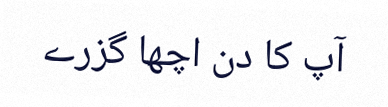
#> input picture examples/example_3_sentence.png, 388 x 107 px, given as the content of the folder data/raw, which was not available
$ python preprocessing.py
#> lines starting #> are read from the running program, lines starting #| are printed output that depends on the picture; after the words box and inside, x2 and y2 are one past the last pixel; in counts of white or black regions, pixels touching at a corner belong together; pictures that were not available may be replaced by others from this repository, and a replacement may not be noted
"""
Image preprocessing for the Urdu OCR pipeline.

This intentionally does **not** follow the Week 2 handout's pipeline
(grayscale -> squash-resize to 512x128 -> hard global threshold) because
each of those three steps actively hurts a TrOCR-style model:

  * **Squash-resize to a fixed (w, h)** distorts every glyph's aspect
    ratio differently depending on the source line's length — a short
    word gets stretched wide, a long line gets squeezed thin. Urdu's
    Nastaliq/Naskh joins and dots are exactly the kind of fine detail
    that distortion destroys.
  * **Hard global binary threshold** (`cv2.threshold(..., 127, 255,
    THRESH_BINARY)`) throws away anti-aliasing and, on anything but a
    perfectly clean white-background scan (a yellowed newspaper, a photo
    with uneven lighting, a dark signboard), reliably wipes out thin
    strokes or floods the image to solid black/white. It also produces
    images that look nothing like the natural photos TrOCR's vision
    encoder was pretrained on, which throws away most of that
    pretraining's value.
  * **Grayscale-only** discards colour contrast that can matter (e.g.
    dark blue ink vs. dark background).

Instead this module:
  1. corrects EXIF rotation and converts to RGB,
  2. (optionally) deskews the text line,
  3. applies **local, adaptive** contrast enhancement (CLAHE) instead of a
     global threshold — this improves legibility without flattening the
     image to pure black/white,
  4. denoises gently with an edge-preserving filter,
  5. **letterboxes to a square** (pads with the image's own background
     colour) instead of squash-resizing. TrOCRProcessor's own feature
     extractor resizes to a fixed square (e.g. 384x384) internally — if
     you hand it a very wide, short line crop, *that* resize does the
     squashing. Letterboxing first means the aspect-ratio distortion
     TrOCRProcessor introduces is at most the padding, not the glyphs.

See docs/ACCURACY_NOTES.md for the reasoning and references.
"""

from __future__ import annotations

from dataclasses import dataclass
from pathlib import Path

import cv2
import numpy as np
from PIL import Image, ImageOps


@dataclass
class PreprocessConfig:
    deskew: bool = True
    max_deskew_angle: float = 15.0       # ignore skew estimates beyond this (likely noise)
    enhance_contrast: bool = True
    clahe_clip_limit: float = 2.0
    denoise: bool = True
    denoise_strength: int = 7            # cv2.fastNlMeansDenoisingColored `h`
    letterbox: bool = True
    target_size: int = 384               # matches TrOCR's default square input
    border_pad_frac: float = 0.04        # extra breathing room around text


def _pil_to_cv(img: Image.Image) -> np.ndarray:
    return cv2.cvtColor(np.array(img.convert("RGB")), cv2.COLOR_RGB2BGR)


def _cv_to_pil(arr: np.ndarray) -> Image.Image:
    return Image.fromarray(cv2.cvtColor(arr, cv2.COLOR_BGR2RGB))


def estimate_skew_angle(gray: np.ndarray, max_angle: float) -> float:
    """Estimate the dominant text-line skew via the minimum-area rectangle
    of dark (ink) pixels. Returns 0.0 if no confident estimate is found.
    """
    # Otsu threshold *only* for skew estimation (not for the output image).
    _, mask = cv2.threshold(gray, 0, 255, cv2.THRESH_BINARY_INV + cv2.THRESH_OTSU)
    coords = cv2.findNonZero(mask)
    if coords is None or len(coords) < 20:
        return 0.0
    angle = cv2.minAreaRect(coords)[-1]
    # cv2.minAreaRect angle convention varies; normalise to [-45, 45].
    if angle < -45:
        angle = 90 + angle
    if abs(angle) > max_angle:
        return 0.0
    return float(angle)


def deskew(img_bgr: np.ndarray, max_angle: float) -> np.ndarray:
    gray = cv2.cvtColor(img_bgr, cv2.COLOR_BGR2GRAY)
    angle = estimate_skew_angle(gray, max_angle)
    if abs(angle) < 0.2:
        return img_bgr
    h, w = img_bgr.shape[:2]
    center = (w // 2, h // 2)
    matrix = cv2.getRotationMatrix2D(center, angle, 1.0)
    border_color = _estimate_background_color(img_bgr)
    return cv2.warpAffine(
        img_bgr, matrix, (w, h),
        flags=cv2.INTER_CUBIC,
        borderMode=cv2.BORDER_CONSTANT,
        borderValue=border_color,
    )


def _estimate_background_color(img_bgr: np.ndarray) -> tuple[int, int, int]:
    """Sample the image border to guess the page/background colour, used
    to fill padding so letterboxing/rotation don't introduce a jarring
    black or white frame that isn't representative of the source image.
    """
    h, w = img_bgr.shape[:2]
    border_px = np.concatenate([
        img_bgr[0, :, :], img_bgr[-1, :, :],
        img_bgr[:, 0, :], img_bgr[:, -1, :],
    ])
    median = np.median(border_px, axis=0)
    return tuple(int(c) for c in median)


def enhance_contrast(img_bgr: np.ndarray, clip_limit: float) -> np.ndarray:
    """CLAHE (local adaptive histogram equalisation) on the luminance
    channel only, so colour is preserved and contrast improves evenly
    across uneven lighting/shadows — unlike a single global threshold.
    """
    lab = cv2.cvtColor(img_bgr, cv2.COLOR_BGR2LAB)
    l, a, b = cv2.split(lab)
    clahe = cv2.createCLAHE(clipLimit=clip_limit, tileGridSize=(8, 8))
    l = clahe.apply(l)
    lab = cv2.merge((l, a, b))
    return cv2.cvtColor(lab, cv2.COLOR_LAB2BGR)


def denoise(img_bgr: np.ndarray, strength: int) -> np.ndarray:
    return cv2.fastNlMeansDenoisingColored(img_bgr, None, strength, strength, 7, 21)


def letterbox_to_square(img_bgr: np.ndarray, size: int, pad_frac: float) -> np.ndarray:
    h, w = img_bgr.shape[:2]
    bg = _estimate_background_color(img_bgr)

    # Shrink the usable area slightly so we always have a small margin.
    usable = int(size * (1 - 2 * pad_frac))
    scale = usable / max(h, w)
    new_w, new_h = max(1, int(w * scale)), max(1, int(h * scale))
    resized = cv2.resize(img_bgr, (new_w, new_h), interpolation=cv2.INTER_AREA)

    canvas = np.full((size, size, 3), bg, dtype=np.uint8)
    y0 = (size - new_h) // 2
    x0 = (size - new_w) // 2
    canvas[y0:y0 + new_h, x0:x0 + new_w] = resized
    return canvas


def preprocess_image(
    image: Image.Image | str | Path,
    config: PreprocessConfig | None = None,
) -> Image.Image:
    """Run the full preprocessing pipeline and return a PIL RGB image.

    Accepts either a PIL Image or a path. Does not write anything to
    disk — see `preprocess_file` / `preprocess_folder` for that.
    """
    config = config or PreprocessConfig()

    if isinstance(image, (str, Path)):
        pil_img = Image.open(image)
    else:
        pil_img = image
    pil_img = ImageOps.exif_transpose(pil_img)  # respect camera-photo rotation
    img_bgr = _pil_to_cv(pil_img)

    if config.deskew:
        img_bgr = deskew(img_bgr, config.max_deskew_angle)
    if config.enhance_contrast:
        img_bgr = enhance_contrast(img_bgr, config.clahe_clip_limit)
    if config.denoise:
        img_bgr = denoise(img_bgr, config.denoise_strength)
    if config.letterbox:
        img_bgr = letterbox_to_square(img_bgr, config.target_size, config.border_pad_frac)

    return _cv_to_pil(img_bgr)


def preprocess_file(src_path: Path | str, dst_path: Path | str,
                     config: PreprocessConfig | None = None) -> None:
    dst_path = Path(dst_path)
    dst_path.parent.mkdir(parents=True, exist_ok=True)
    out = preprocess_image(src_path, config)
    out.save(dst_path)


def preprocess_folder(
    src_dir: Path | str,
    dst_dir: Path | str,
    config: PreprocessConfig | None = None,
    extensions: tuple[str, ...] = (".jpg", ".jpeg", ".png", ".bmp", ".webp"),
) -> int:
    """Preprocess every image under `src_dir` (recursively) into `dst_dir`,
    flattening into a single folder (matching the Week 2 handout layout:
    data/raw/**/*.jpg -> data/processed/<filename>). Returns count processed.
    """
    src_dir, dst_dir = Path(src_dir), Path(dst_dir)
    dst_dir.mkdir(parents=True, exist_ok=True)
    count = 0
    for path in sorted(src_dir.rglob("*")):
        if path.suffix.lower() not in extensions:
            continue
        try:
            preprocess_file(path, dst_dir / path.name, config)
#> in preprocess_image, pil_img is the input picture: PIL image 388x107 RGB; mean R, G, B 242.2, 242.4, 244
#> in deskew, `gray = cv2.cvtColor(img_bgr, cv2.COLOR_BGR2GRAY)`:
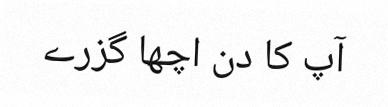
#> gray: shape (107, 388); min 1, max 255, mean 242.5
#> in estimate_skew_angle, `_, mask = cv2.threshold(gray, 0, 255, cv2.THRESH_BINARY_INV + cv2.THRE..`:
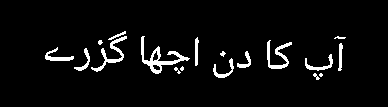
#> mask: shape (107, 388); 4.6% white; 18 white regions (3 under 20 px), largest, box (x1, y1, x2, y2) and area: (141, 36, 190, 74) 439, (91, 36, 127, 72) 269, (267, 40, 292, 69) 254
#> in estimate_skew_angle, `coords = cv2.findNonZero(mask)`: coords = contour of 1913 points, box (x1, y1, x2, y2) (45, 31, 346, 80), area 793
#> in estimate_skew_angle, `angle = cv2.minAreaRect(coords)[-1]`: angle = -88.66
#> in estimate_skew_angle, `angle = 90 + angle`: angle = 1.34
#> in deskew, `matrix = cv2.getRotationMatrix2D(center, angle, 1.0)`: matrix = [[1, 0.0235, -1.19], [-0.0235, 1, 4.57]]
#> in _estimate_background_color, `border_px = np.concatenate([ img_bgr[0, :, :], img_bgr[-1, :, :], img_..`: border_px = 990 rows, first 8: [255, 255, 255], [255, 255, 255], [250, 250, 250], [253, 253, 253], [253, 253, 253], [255, 255, 255], [252, 252, 252], [251, 251, 251]
#> in _estimate_background_color, `median = np.median(border_px, axis=0)`: median = [254, 254, 254]
#> in deskew, `border_color = _estimate_background_color(img_bgr)`: border_color = (254, 254, 254)
#> in enhance_contrast, `lab = cv2.cvtColor(img_bgr, cv2.COLOR_BGR2LAB)`: lab: shape (107, 388, 3); mean of channels 0, 1, 2 243, 128.4, 127
#> in enhance_contrast, `l, a, b = cv2.split(lab)`:
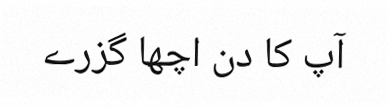
#> l: shape (107, 388); min 0, max 255, mean 243
#> in enhance_contrast, `l, a, b = cv2.split(lab)`:
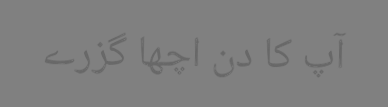
#> b: shape (107, 388); min 101, max 129, mean 127
#> in enhance_contrast, `lab = cv2.merge((l, a, b))`: lab: shape (107, 388, 3); mean of channels 0, 1, 2 240.5, 128.4, 127
#> in enhance_contrast, `return cv2.cvtColor(lab, cv2.COLOR_LAB2BGR)`:
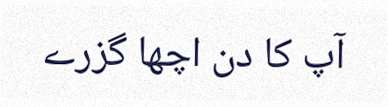
#> returned value: shape (107, 388, 3); mean B, G, R 241.1, 239.5, 239.4
#> in _estimate_background_color (call 2), `border_px = np.concatenate([ img_bgr[0, :, :], img_bgr[-1, :, :], img_..`: border_px = 990 rows, first 8: [252, 252, 252], [252, 252, 252], [252, 252, 252], [252, 252, 252], [252, 252, 252], [252, 252, 252], [252, 252, 252], [252, 252, 252]
#> in letterbox_to_square, `bg = _estimate_background_color(img_bgr)`: bg = (249, 249, 249)
#> in letterbox_to_square, `resized = cv2.resize(img_bgr, (new_w, new_h), interpolation=cv2.INTER_..`:
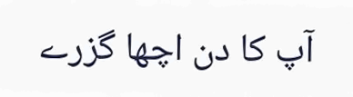
#> resized: shape (97, 353, 3); mean B, G, R 240.3, 239.2, 239.1
#> in letterbox_to_square, `canvas = np.full((size, size, 3), bg, dtype=np.uint8)`: canvas: shape (384, 384, 3); every value is 249
#> in letterbox_to_square, `canvas[y0:y0 + new_h, x0:x0 + new_w] = resized`:
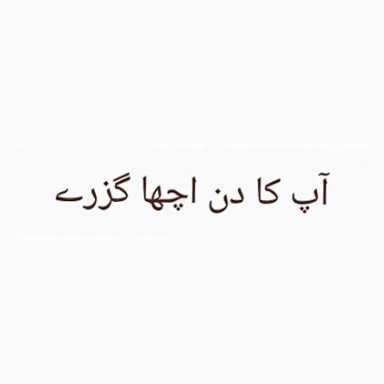
#> canvas: shape (384, 384, 3); mean of channels 0, 1, 2 247, 246.7, 246.7; drawn as R, G, B
            count += 1
        except Exception as e:  # noqa: BLE001 - report and keep going
            print(f"  [skip] {path}: {e}")
    return count


if __name__ == "__main__":
    import argparse

    parser = argparse.ArgumentParser(description="Preprocess Urdu OCR images.")
    parser.add_argument("--src-dir", default="data/raw")
    parser.add_argument("--dst-dir", default="data/processed")
    parser.add_argument("--no-deskew", action="store_true")
    parser.add_argument("--no-clahe", action="store_true")
    parser.add_argument("--no-denoise", action="store_true")
    parser.add_argument("--target-size", type=int, default=384)
    args = parser.parse_args()

    cfg = PreprocessConfig(
        deskew=not args.no_deskew,
        enhance_contrast=not args.no_clahe,
        denoise=not args.no_denoise,
        target_size=args.target_size,
    )
    n = preprocess_folder(args.src_dir, args.dst_dir, cfg)
    print(f"Preprocessed {n} images -> {args.dst_dir}")

$ run again, on examples/example_4_question.png
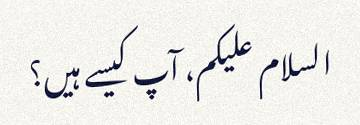
#> input picture examples/example_4_question.png, 360 x 125 px, given as the content of the folder data/raw, which was not available
#> in preprocess_image, pil_img is the input picture: PIL image 360x125 RGB; mean R, G, B 235.7, 235, 232.1
#> in estimate_skew_angle, `_, mask = cv2.threshold(gray, 0, 255, cv2.THRESH_BINARY_INV + cv2.THRE..`:
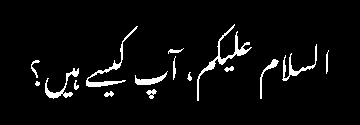
#> mask: shape (125, 360); 4.5% white; 16 white regions (1 under 20 px), largest, box (x1, y1, x2, y2) and area: (197, 24, 252, 101) 453, (86, 26, 138, 87) 362, (45, 68, 79, 99) 252
#> coords = contour of 2005 points, box (x1, y1, x2, y2) (31, 24, 329, 101), area 2526
#> in estimate_skew_angle, `angle = cv2.minAreaRect(coords)[-1]`: angle = -1.17
#> matrix = [[1, -0.0204, 1.3], [0.0204, 1, -3.66]]
#> border_px = 970 rows, first 8: [239, 243, 244], [240, 244, 245], [241, 245, 246], [243, 247, 248], [244, 248, 249], [245, 249, 250], [245, 249, 250], [245, 249, 250]
#> median = [241, 245, 246]
#> border_color = (241, 245, 246)
#> border_px = 970 rows, first 8: [230, 234, 236], [230, 234, 236], [230, 234, 236], [228, 232, 234], [228, 232, 234], [228, 232, 234], [228, 232, 234], [228, 232, 234]
#> bg = (228, 232, 234)
#> in letterbox_to_square, `canvas[y0:y0 + new_h, x0:x0 + new_w] = resized`:
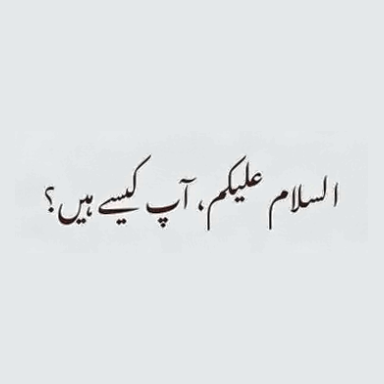
#> canvas: shape (384, 384, 3); mean of channels 0, 1, 2 225.3, 229, 230.9; drawn as R, G, B
